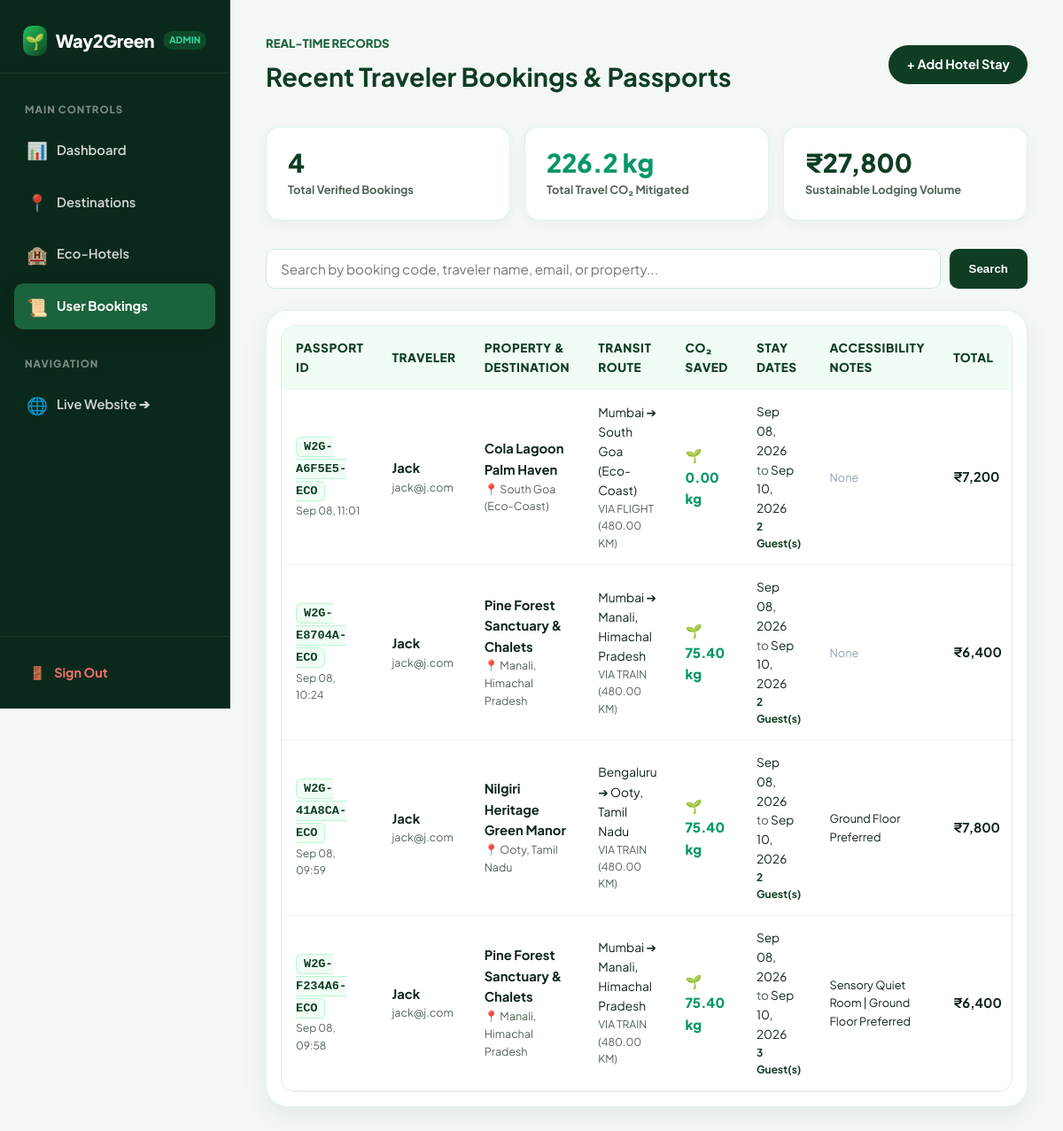
The app's page /admin/bookings.php (signed in) with its own data.
### tables this page shows
CREATE TABLE `bookings` (
  `id` int(11) NOT NULL AUTO_INCREMENT,
  `user_id` int(11) NOT NULL,
  `hotel_id` int(11) NOT NULL,
  `origin` varchar(100) NOT NULL,
  `destination` varchar(100) NOT NULL,
  `travel_mode` varchar(50) NOT NULL,
  `distance_km` decimal(8,2) DEFAULT 0.00,
  `co2_saved_kg` decimal(8,2) DEFAULT 0.00,
  `check_in` date NOT NULL,
  `check_out` date NOT NULL,
  `guests` int(11) DEFAULT 1,
  `booking_code` varchar(50) NOT NULL,
  `total_price` int(11) DEFAULT 0,
  `accessibility_notes` text DEFAULT NULL,
  `created_at` timestamp NOT NULL DEFAULT current_timestamp(),
  PRIMARY KEY (`id`),
  UNIQUE KEY `booking_code` (`booking_code`),
  KEY `user_id` (`user_id`),
  KEY `hotel_id` (`hotel_id`),
  CONSTRAINT `bookings_ibfk_1` FOREIGN KEY (`user_id`) REFERENCES `users` (`id`) ON DELETE CASCADE,
  CONSTRAINT `bookings_ibfk_2` FOREIGN KEY (`hotel_id`) REFERENCES `hotels` (`id`) ON DELETE CASCADE
);

CREATE TABLE `users` (
  `id` int(11) NOT NULL AUTO_INCREMENT,
  `name` varchar(100) NOT NULL,
  `email` varchar(100) NOT NULL,
  `password_hash` varchar(255) NOT NULL,
  `created_at` timestamp NOT NULL DEFAULT current_timestamp(),
  PRIMARY KEY (`id`),
  UNIQUE KEY `email` (`email`)
);

CREATE TABLE `hotels` (
  `id` int(11) NOT NULL AUTO_INCREMENT,
  `destination_id` int(11) NOT NULL,
  `name` varchar(150) NOT NULL,
  `description` text DEFAULT NULL,
  `image_url` varchar(255) DEFAULT NULL,
  `water_saved_liters` int(11) DEFAULT 0,
  `power_saved_kwh` int(11) DEFAULT 0,
  `accessibility_tags` varchar(255) DEFAULT NULL,
  `eco_rating` decimal(3,1) DEFAULT 0.0,
  `created_at` timestamp NOT NULL DEFAULT current_timestamp(),
  `price_per_night` int(11) DEFAULT 2500,
  `eco_badges` varchar(255) DEFAULT 'Solar Powered, Zero Plastic',
  PRIMARY KEY (`id`),
  KEY `destination_id` (`destination_id`),
  CONSTRAINT `hotels_ibfk_1` FOREIGN KEY (`destination_id`) REFERENCES `destinations` (`id`) ON DELETE CASCADE
);

CREATE TABLE `destinations` (
  `id` int(11) NOT NULL AUTO_INCREMENT,
  `name` varchar(100) NOT NULL,
  `latitude` decimal(10,8) DEFAULT NULL,
  `longitude` decimal(11,8) DEFAULT NULL,
  `created_at` timestamp NOT NULL DEFAULT current_timestamp(),
  PRIMARY KEY (`id`)
);

### admin/bookings.php (the view, shortened to what this page needs)
<?php
require_once '../db.php';
$search = trim($_GET['search'] ?? '');
$query = "SELECT b.*, h.name as hotel_name, h.destination_id, u.name as user_name, u.email as user_email, d.name as dest_name
          FROM bookings b
          JOIN hotels h ON b.hotel_id = h.id
          JOIN users u ON b.user_id = u.id
          LEFT JOIN destinations d ON h.destination_id = d.id";
$params = [];
$query .= " ORDER BY b.id DESC";
$stmt = $pdo->prepare($query);
$stmt->execute($params);
$bookings = $stmt->fetchAll(PDO::FETCH_ASSOC);
$totalCO2 = $pdo->query("SELECT SUM(co2_saved_kg) FROM bookings")->fetchColumn() ?: 0;
$totalRevenue = $pdo->query("SELECT SUM(total_price) FROM bookings")->fetchColumn() ?: 0;
?>
<!DOCTYPE html>
<html lang="en">
<head>
    <link rel="stylesheet" href="admin.css">
</head>
<body>
    <?php include 'sidebar.php'; ?>
    <main class="admin-main-content">
        <div class="admin-header-row">
            <div>
                <span style="font-size: 0.82rem; font-weight: 800; color: var(--primary-light); text-transform: uppercase;">Real-Time Records</span>
                <h1 style="color: var(--primary); font-size: 1.8rem; margin: 2px 0;">Recent Traveler Bookings & Passports</h1>
            </div>
            <a href="hotels.php" style="background: var(--primary); color: #ffffff; text-decoration: none; padding: 10px 20px; border-radius: 99px; font-weight: 700; font-size: 0.9rem;">
                + Add Hotel Stay
            </a>
        </div>
        <div class="metric-cards-row">
            <div class="metric-card">
                <div class="metric-num"><?= count($bookings) ?></div>
                <div class="metric-lbl">Total Verified Bookings</div>
            </div>
            <div class="metric-card">
                <div class="metric-num" style="color: #059669;"><?= number_format($totalCO2, 1) ?> kg</div>
                <div class="metric-lbl">Total Travel CO₂ Mitigated</div>
            </div>
            <div class="metric-card">
                <div class="metric-num">₹<?= number_format($totalRevenue) ?></div>
                <div class="metric-lbl">Sustainable Lodging Volume</div>
            </div>
        </div>
        <form method="GET" class="search-bar">
            <input type="text" name="search" class="search-input" placeholder="Search by booking code, traveler name, email, or property..." value="<?= htmlspecialchars($search) ?>">
            <button type="submit" class="btn-search">Search</button>
        </form>
        <div class="admin-card" style="padding: 1rem;">
            <?php if (!empty($bookings)): ?>
                <div class="admin-table-wrap">
                    <table class="admin-table">
                        <thead>
                            <tr>
                                <th>Passport ID</th>
                                <th>Traveler</th>
                                <th>Property & Destination</th>
                                <th>Transit Route</th>
                                <th>CO₂ Saved</th>
                                <th>Stay Dates</th>
                                <th>Accessibility Notes</th>
                                <th>Total</th>
                            </tr>
                        </thead>
                        <tbody>
                            <?php foreach ($bookings as $b): ?>
                            <tr>
                                <td>
                                    <span class="code-badge"><?= htmlspecialchars($b['booking_code']) ?></span>
                                    <div style="font-size: 0.75rem; color: var(--text-muted); margin-top: 2px;">
                                        <?= date('M d, H:i', strtotime($b['created_at'])) ?>
                                    </div>
                                </td>
                                <td>
                                    <strong><?= htmlspecialchars($b['user_name']) ?></strong>
                                    <div style="font-size: 0.78rem; color: var(--text-muted);"><?= htmlspecialchars($b['user_email']) ?></div>
                                </td>
                                <td>
                                    <strong><?= htmlspecialchars($b['hotel_name']) ?></strong>
                                    <div style="font-size: 0.78rem; color: var(--text-muted);">📍 <?= htmlspecialchars($b['dest_name'] ?: $b['destination']) ?></div>
                                </td>
                                <td>
                                    <div style="font-size: 0.86rem;"><?= htmlspecialchars($b['origin']) ?> ➔ <?= htmlspecialchars($b['destination']) ?></div>
                                    <div style="font-size: 0.76rem; color: var(--text-muted); text-transform: uppercase;">Via <?= htmlspecialchars($b['travel_mode']) ?> (<?= $b['distance_km'] ?> km)</div>
                                </td>
                                <td>
                                    <span style="color: #059669; font-weight: 800; font-size: 0.95rem;">
                                        🌱 <?= $b['co2_saved_kg'] ?> kg
                                    </span>
                                </td>
                                <td style="font-size: 0.85rem;">
                                    <?= date('M d, Y', strtotime($b['check_in'])) ?><br>
                                    <span style="color: var(--text-muted);">to</span> <?= date('M d, Y', strtotime($b['check_out'])) ?>
                                    <div style="font-size: 0.75rem; color: var(--primary); font-weight: 700;"><?= $b['guests'] ?> Guest(s)</div>
                                </td>
                                <td style="font-size: 0.8rem; max-width: 200px;">
                                    <?= !empty($b['accessibility_notes']) ? htmlspecialchars($b['accessibility_notes']) : '<span style="color:#94a3b8;">None</span>' ?>
                                </td>
                                <td>
                                    <strong>₹<?= number_format($b['total_price']) ?></strong>
                                </td>
                            </tr>
                            <?php endforeach; ?>
                        </tbody>
                    </table>
                </div>
            <?php endif; ?>
        </div>
    </main>
</body>
</html>

### admin/admin.css (style rules this page uses)
:root { --admin-sidebar-bg: #0b291a; --admin-sidebar-hover: #14452d; --admin-sidebar-active: #1b633d; --admin-content-bg: #f4f8f5; --primary: #0f3d24; --primary-light: #1b633d; --primary-glow: #22c55e; --mint: #34d399; --text-main: #0f2419; --text-muted: #526356; --border-soft: rgba(34, 197, 94, 0.16); --shadow-card: 0 10px 30px rgba(15, 61, 36, 0.08); --radius-sm: 10px; --radius-md: 16px; --radius-lg: 24px; --font: 'Plus Jakarta Sans', -apple-system, BlinkMacSystemFont, 'Segoe UI', Roboto, sans-serif; --transition: all 0.3s cubic-bezier(0.16, 1, 0.3, 1); }
* { margin: 0; padding: 0; box-sizing: border-box; }
body { font-family: var(--font); background-color: var(--admin-content-bg); color: var(--text-main); line-height: 1.6; overflow-x: hidden; }
.admin-main-content { margin-left: 260px; padding: 2.2rem 2.5rem 4rem; min-height: 100vh; transition: var(--transition); }
.admin-header-row { display: flex; flex-wrap: wrap; justify-content: space-between; align-items: center; gap: 15px; margin-bottom: 2rem; }
.admin-card { background: #ffffff; border-radius: var(--radius-lg); border: 1px solid var(--border-soft); box-shadow: var(--shadow-card); padding: 2rem; margin-bottom: 2rem; }
.admin-table-wrap { overflow-x: auto; border-radius: var(--radius-md); border: 1px solid #e2e8f0; }
.admin-table { width: 100%; border-collapse: collapse; font-size: 0.92rem; }
.admin-table th, .admin-table td { padding: 14px 16px; text-align: left; border-bottom: 1px solid #edf2f7; }
.admin-table th { background: #f0fdf4; color: var(--primary); font-weight: 800; font-size: 0.85rem; text-transform: uppercase; letter-spacing: 0.5px; }

### admin/bookings.php (style rules this page uses)
.metric-cards-row { display: grid; grid-template-columns: repeat(auto-fit, minmax(200px, 1fr)); gap: 16px; margin-bottom: 2rem; }
.metric-card { background: #ffffff; border-radius: var(--radius-md); padding: 1.5rem; border: 1px solid var(--border-soft); box-shadow: 0 4px 14px rgba(15, 61, 36, 0.05); }
.metric-num { font-size: 1.8rem; font-weight: 800; color: var(--primary); line-height: 1.1; }
.metric-lbl { font-size: 0.8rem; color: var(--text-muted); font-weight: 700; margin-top: 4px; }
.search-bar { display: flex; gap: 10px; margin-bottom: 1.5rem; }
.search-input { flex: 1; padding: 12px 16px; border: 1.5px solid #d1e7dd; border-radius: var(--radius-sm); font-size: 0.95rem; font-family: inherit; outline: none; }
.btn-search { background: var(--primary); color: #ffffff; border: none; padding: 12px 22px; border-radius: var(--radius-sm); font-weight: 700; cursor: pointer; }
.code-badge { background: #f0fdf4; color: var(--primary); font-family: monospace; font-weight: 800; font-size: 0.85rem; padding: 3px 8px; border-radius: 6px; border: 1px solid #bbf7d0; }

### records on screen
bookings: booking_code "W2G-A6F5E5-ECO", created_at "Sep 08, 11:01", user.name "Jack", user.email "jack@j.com", hotel.name "Cola Lagoon Palm Haven", destinations.name "South Goa (Eco-Coast)", origin "Mumbai", destination "South Goa (Eco-Coast)", travel_mode "FLIGHT", distance_km "480.00", co2_saved_kg "0.00", check_in "Sep 08, 2026", check_out "Sep 10, 2026", guests "2", accessibility_notes "None", total_price "7,200"
bookings: booking_code "W2G-E8704A-ECO", created_at "Sep 08, 10:24", user.name "Jack", user.email "jack@j.com", hotel.name "Pine Forest Sanctuary & Chalets", destinations.name "Manali, Himachal Pradesh", origin "Mumbai", destination "Manali, Himachal Pradesh", travel_mode "TRAIN", distance_km "480.00", co2_saved_kg "75.40", check_in "Sep 08, 2026", check_out "Sep 10, 2026", guests "2", accessibility_notes "None", total_price "6,400"
bookings: booking_code "W2G-41A8CA-ECO", created_at "Sep 08, 09:59", user.name "Jack", user.email "jack@j.com", hotel.name "Nilgiri Heritage Green Manor", destinations.name "Ooty, Tamil Nadu", origin "Bengaluru", destination "Ooty, Tamil Nadu", travel_mode "TRAIN", distance_km "480.00", co2_saved_kg "75.40", check_in "Sep 08, 2026", check_out "Sep 10, 2026", guests "2", accessibility_notes "Ground Floor Preferred", total_price "7,800"
bookings: booking_code "W2G-F234A6-ECO", created_at "Sep 08, 09:58", user.name "Jack", user.email "jack@j.com", hotel.name "Pine Forest Sanctuary & Chalets", destinations.name "Manali, Himachal Pradesh", origin "Mumbai", destination "Manali, Himachal Pradesh", travel_mode "TRAIN", distance_km "480.00", co2_saved_kg "75.40", check_in "Sep 08, 2026", check_out "Sep 10, 2026", guests "3", accessibility_notes "Sensory Quiet Room | Ground Floor Preferred", total_price "6,400"

### other values on screen
count($bookings) "4"
$totalCO2 "226.2"
$totalRevenue "27,800"
